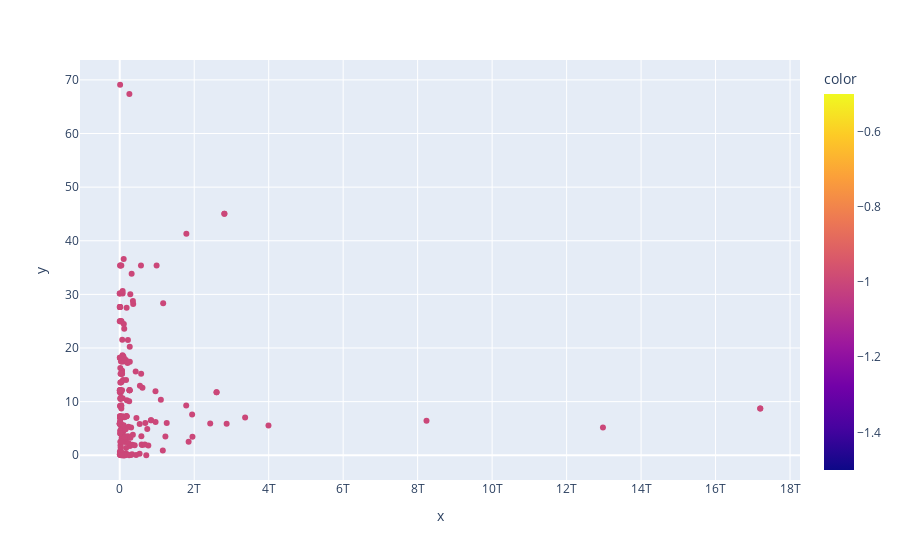

This figure's notebook cell:
### Code cell
import plotly.express as px

fig = px.scatter(x=gdp, y=ren, color=gdp_ren['cluster'])

fig.show()

### Figure 1 — Plotly figure (JSON) as saved in the notebook; plotly's stock layout.template omitted (floating-point values rounded to 4 significant figures; data arrays with more than 128 entries replaced by an {"elided": "..."} marker saying what was removed)
{"data": [{"hovertemplate": "x=%{x}<br>y=%{y}<br>color=%{marker.color}<extra></extra>", "legendgroup": "", "marker": {"color": {"elided": "220 int values"}, "coloraxis": "coloraxis", "symbol": "circle"}, "mode": "markers", "name": "", "orientation": "v", "showlegend": false, "type": "scatter", "x": {"elided": "220 float values"}, "xaxis": "x", "y": {"elided": "220 float values"}, "yaxis": "y"}], "layout": {"coloraxis": {"colorbar": {"title": {"text": "color"}}, "colorscale": [[0, "#0d0887"], [0.1111, "#46039f"], [0.2222, "#7201a8"], [0.3333, "#9c179e"], [0.4444, "#bd3786"], [0.5556, "#d8576b"], [0.6667, "#ed7953"], [0.7778, "#fb9f3a"], [0.8889, "#fdca26"], [1, "#f0f921"]]}, "legend": {"tracegroupgap": 0}, "margin": {"t": 60}, "xaxis": {"anchor": "y", "domain": [0, 1], "title": {"text": "x"}}, "yaxis": {"anchor": "x", "domain": [0, 1], "title": {"text": "y"}}}}
